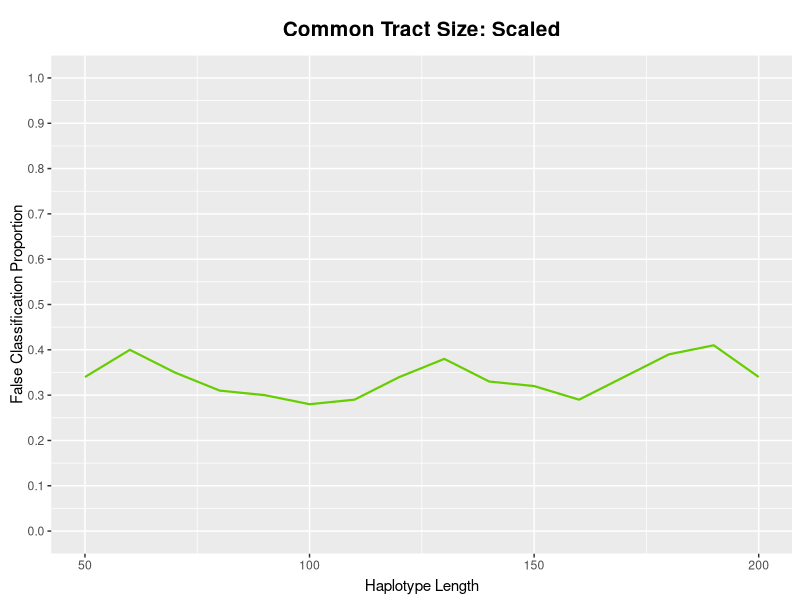

Write R code to recreate this figure.
# Plot Results of Length Tests

library(ggplot2)
LenResults <- read.table(file = 'len_test_scaled.tsv', sep = '\t', header = TRUE)
g <- ggplot(data=LenResults,
       aes(x=Haplotype_Length, y=False_Classification_Proportion)) +
        geom_line(color='chartreuse3', size=0.75)

# Set y scale 
g <- g + scale_y_continuous(limits=c(0,1), breaks=seq(0,1,0.1))

# Set the title
g <- g + labs(title = "Common Tract Size: Scaled")#, subtitle=expression(italic(n)~"= 100"))
g <- g + theme(plot.title = element_text(size=15, hjust = 0.5, face="bold", 
                                         margin = margin(10, 0, 10, 0)))#,
               #plot.subtitle = element_text(size = 10, hjust = 0.5))

# Set the axes
g <- g+labs(x="Haplotype Length", y= "False Classification Proportion")
g <- g + theme(
  axis.title.x = element_text(color="black", vjust=0.35),
  axis.title.y = element_text(color="black" , vjust=0.35)   
)

# Change the color scheme
g + scale_color_brewer(palette="Dark2")